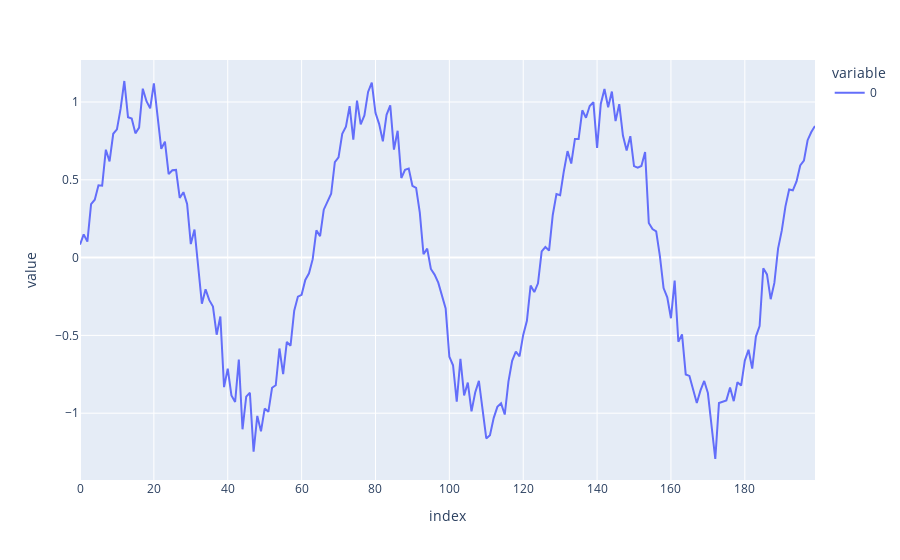

Source (notebook cell):
### Code cell
series = np.sin(0.1 * np.arange(200)) - np.random.randn(200) * 0.1

px.line(series)

### Figure 1 — Plotly figure (JSON) as saved in the notebook; plotly's stock layout.template omitted (floating-point values rounded to 4 significant figures; data arrays with more than 128 entries replaced by an {"elided": "..."} marker saying what was removed)
{"data": [{"hovertemplate": "variable=0<br>index=%{x}<br>value=%{y}<extra></extra>", "legendgroup": "0", "line": {"color": "#636efa", "dash": "solid"}, "marker": {"symbol": "circle"}, "mode": "lines", "name": "0", "orientation": "v", "showlegend": true, "x": {"elided": "200 int values"}, "xaxis": "x", "y": {"elided": "200 float values"}, "yaxis": "y", "type": "scatter"}], "layout": {"xaxis": {"anchor": "y", "domain": [0.0, 1.0], "title": {"text": "index"}}, "yaxis": {"anchor": "x", "domain": [0.0, 1.0], "title": {"text": "value"}}, "legend": {"title": {"text": "variable"}, "tracegroupgap": 0}, "margin": {"t": 60}}}
